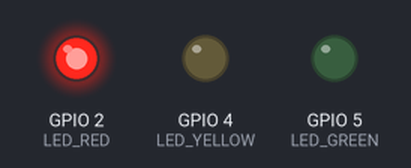
The sketch below on a simulated ESP32. Shown: output pins drawn as LEDs (lit = HIGH).

Above: at 1.5 s.
At 4.5 s:
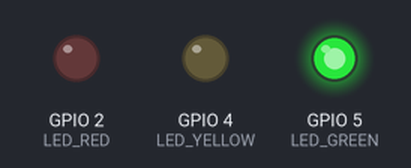
At 6.5 s:
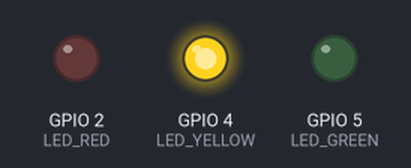
Timing chart, 0 to 9.1 s (numbered marks = the images above):
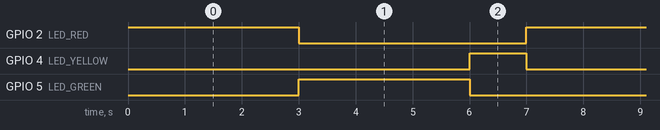

The sketch:

02_TrafficLight.ino
```cpp
/*
 * STEM Engineering Workshop: From Embedded Systems to IoT and AI
 * กิจกรรมที่ 1.2: Traffic Light - ไฟจราจร 3 สี
 *
 * สิ่งที่เรียนรู้:
 * - ควบคุม LED หลายดวงพร้อมกัน
 * - ลำดับการทำงาน (Sequence)
 * - คิดเชิง Algorithm
 *
 * การต่อวงจร:
 * ESP32 GPIO 2  → R 220Ω → LED แดง → GND
 * ESP32 GPIO 4  → R 220Ω → LED เหลือง → GND
 * ESP32 GPIO 5  → R 220Ω → LED เขียว → GND
 */

#define LED_RED    2    // ไฟแดง
#define LED_YELLOW 4    // ไฟเหลือง
#define LED_GREEN  5    // ไฟเขียว

void setup() {
  pinMode(LED_RED, OUTPUT);
  pinMode(LED_YELLOW, OUTPUT);
  pinMode(LED_GREEN, OUTPUT);
}

void loop() {
  // 🔴 ไฟแดง — หยุด! (3 วินาที)
  digitalWrite(LED_RED, HIGH);
  digitalWrite(LED_YELLOW, LOW);
  digitalWrite(LED_GREEN, LOW);
  delay(3000);

  // 🟢 ไฟเขียว — ไปได้! (3 วินาที)
  digitalWrite(LED_RED, LOW);
  digitalWrite(LED_YELLOW, LOW);
  digitalWrite(LED_GREEN, HIGH);
  delay(3000);

  // 🟡 ไฟเหลือง — เตรียมหยุด! (1 วินาที)
  digitalWrite(LED_RED, LOW);
  digitalWrite(LED_YELLOW, HIGH);
  digitalWrite(LED_GREEN, LOW);
  delay(1000);
}

/*
 * =============================================
 * 🎯 ลองทำ (Challenges):
 * =============================================
 * 1) เปลี่ยนเวลาแต่ละสี เช่น เขียว 5 วินาที
 * 2) เพิ่ม "เขียวกระพริบ" ก่อนเปลี่ยนเป็นเหลือง
 *    (ติด 300ms ดับ 300ms × 3 ครั้ง)
 * 3) คิดดู: ไฟจราจรจริงเป็นยังไง? มีขั้นตอนอะไรบ้าง?
 * =============================================
 */
```

Measured:
- by itself, GPIO 2 (LED_RED), GPIO 5 (LED_GREEN): alternates HIGH for 3.0 s and LOW for 4.0 s
- by itself, GPIO 4 (LED_YELLOW): alternates HIGH for 1.0 s and LOW for 6.0 s
- by itself, everything shown: repeats every 7.0 s, in 3 steps
